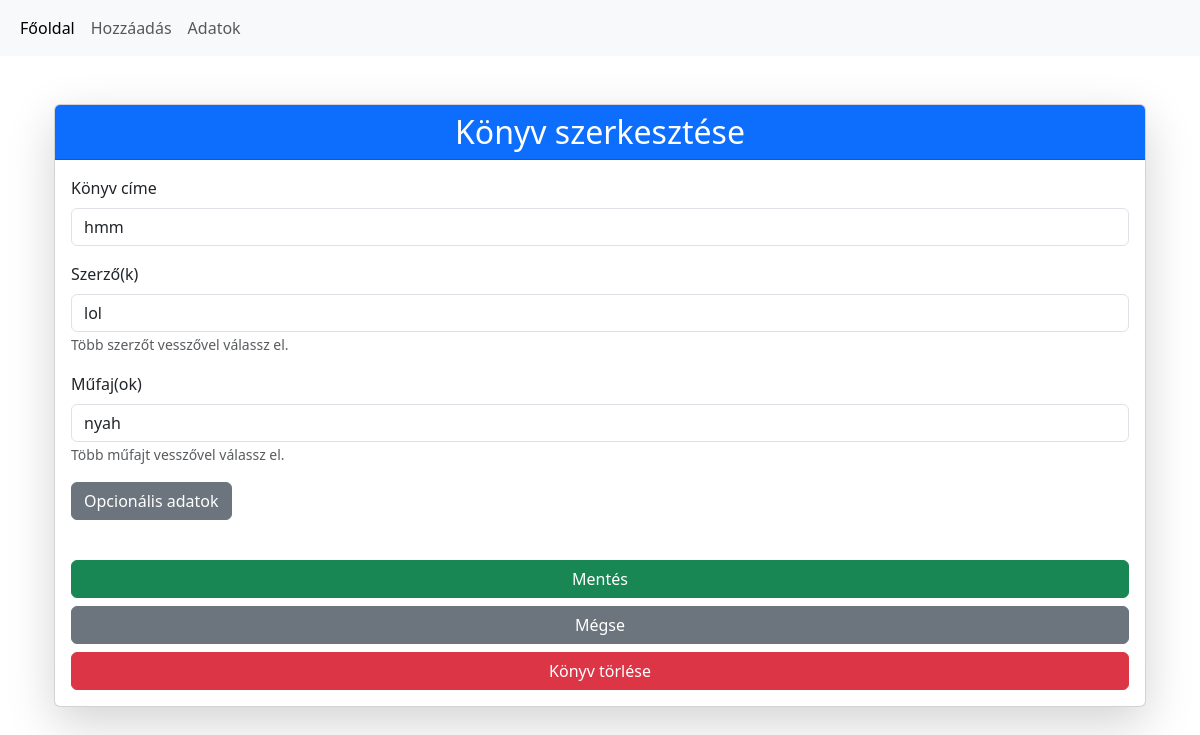
Screenshot of /szerkeszt/19/ with the database file from the repository.
### alkalmazas/models.py (models this page shows, shortened)
class Konyvek(models.Model):
    cim = models.CharField(max_length=100)
    szerzok = models.ManyToManyField(Szerzok, related_name="konyvek")
    mufajok = models.ManyToManyField(Mufajok, related_name="konyvek")
    kiadas_eve = models.CharField(max_length=20,blank=True)
    kiado = models.CharField(max_length=100, null=True, blank=True)
    nyelv = models.CharField(max_length=50, null=True, blank=True)
    oldalszam = models.CharField(max_length=20, blank=True)
    kotes_tipus = models.CharField(max_length=50, null=True, blank=True)
    leiras = models.TextField(null=True, blank=True)
    boritokep = models.ImageField(upload_to='borito_kepek/', null=True, blank=True)
    class Meta:
        verbose_name_plural = "Konyvek"

class Szerzok(models.Model):
    szerzo = models.CharField(max_length=100, unique=True)
    class Meta:
        verbose_name_plural = "Szerzok"

class Mufajok(models.Model):
    mufaj = models.CharField(max_length=100, unique=True)
    class Meta:
        verbose_name_plural = "Mufajok"

### alkalmazas/views.py (the view, shortened to what this page needs)
# urls.py: path('szerkeszt/<int:konyv_id>/', szerkeszt_konyv, name='szerkeszt_konyv'),
def szerkeszt_konyv(request, konyv_id):
    konyv = get_object_or_404(Konyvek, id=konyv_id)
    szerzok = Szerzok.objects.all()
    mufajok = Mufajok.objects.all()
    kezdo_szerzok = ", ".join([szerzo.szerzo for szerzo in konyv.szerzok.all()])
    kezdo_mufajok = ", ".join([mufaj.mufaj for mufaj in konyv.mufajok.all()])
    return render(request, 'szerkeszt.html', {
        'konyv': konyv,
        'szerzok': szerzok,
        'mufajok': mufajok,
        'kezdo_szerzok': kezdo_szerzok,
        'kezdo_mufajok': kezdo_mufajok
    })

### alkalmazas/templates/szerkeszt.html
{% extends "base.html" %}
{% block tartalom %}
    {% include "konyv_form.html" with form_cim="Könyv szerkesztése" url="szerkeszt_konyv" %}
{% endblock tartalom %}

### alkalmazas/templates/konyv_form.html (shortened to what this page needs)
<div class="container mt-5">
    <div class="card shadow-lg">
        <div class="card-header bg-primary text-white">
            <h2 class="mb-0 text-center">{{ form_cim }}</h2>
        </div>
        <div class="card-body">
            <form method="post" enctype="multipart/form-data">
                <div class="mb-3">
                    <label for="cim" class="form-label">Könyv címe</label>
                    <input type="text" class="form-control" name="cim" id="cim" value="{{ konyv.cim }}" required>
                </div>
                <div class="mb-3">
                    <label for="szerzo" class="form-label">Szerző(k)</label>
                    <input list="szerzok-list" class="form-control" name="szerzo"
                           value="{{ kezdo_szerzok }}" multiple required>
                    <small class="text-muted">Több szerzőt vesszővel válassz el.</small>
                </div>
                <div class="mb-3">
                    <label for="mufaj" class="form-label">Műfaj(ok)</label>
                    <input list="mufajok-list" class="form-control" name="mufaj"
                           value="{{ kezdo_mufajok }}" multiple required>
                    <small class="text-muted">Több műfajt vesszővel válassz el.</small>
                </div>
                <button type="button" class="btn btn-secondary mb-3" onclick="toggleOptionalFields()">Opcionális adatok</button>
                <div class="d-grid gap-2 mt-4">
                    <button type="submit" class="btn btn-success">Mentés</button>
                    <a href="{% url 'adatok' %}" class="btn btn-secondary">Mégse</a>
                </div>
            </form>
            {% if 'szerkeszt' in request.path %}
            <form method="post" action="{% url 'torol_konyv' konyv.id %}" class="mt-2">
                <button type="submit" class="btn btn-danger w-100"
                        onclick="return confirm('Biztosan törölni szeretnéd ezt a könyvet?')">
                    Könyv törlése
                </button>
            </form>
            {% endif %}
        </div>
    </div>
</div>

### rows the page displays
Konyvek: cim "hmm"
Szerzok: szerzo "lol"
Mufajok: mufaj "nyah"
